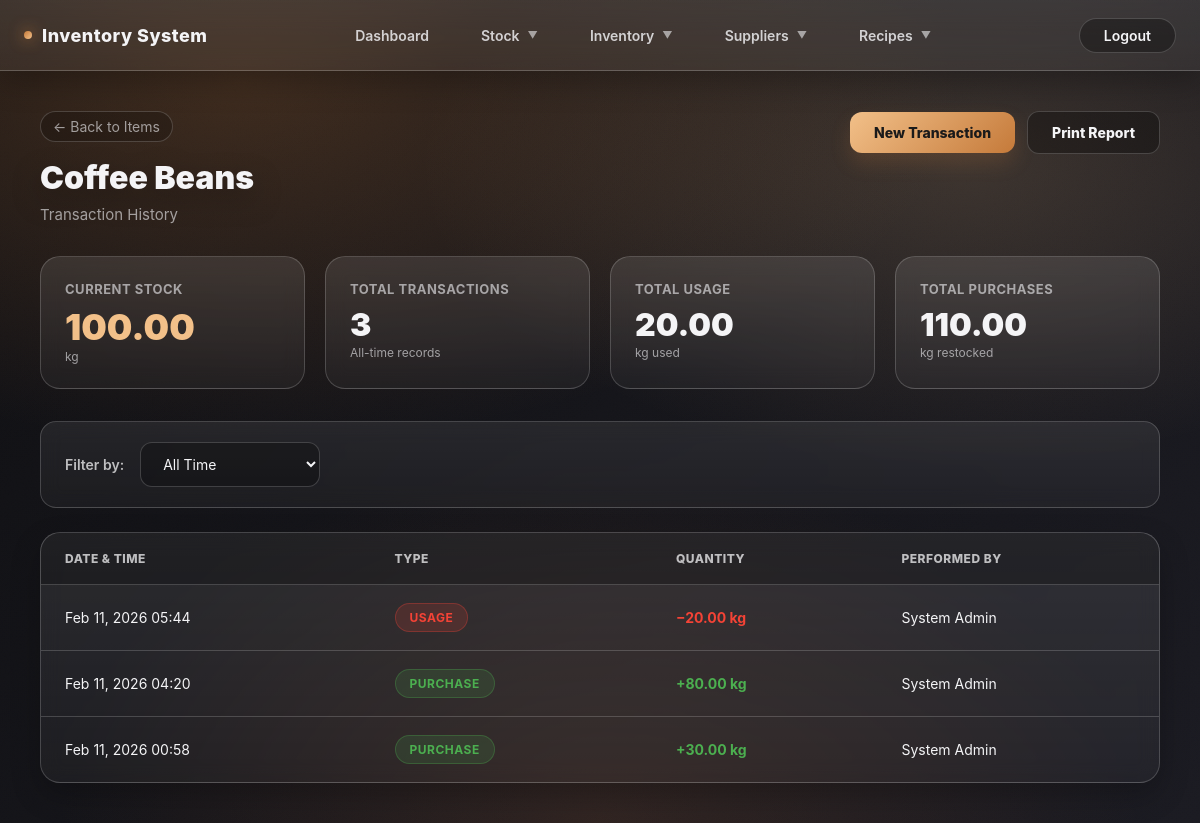
The page /item_history.php?item_id=1 (signed in) on the database its author committed.
### tables this page shows
CREATE TABLE `items` (
  `id` int(11) NOT NULL,
  `item_code` varchar(50) NOT NULL,
  `item_name` varchar(200) NOT NULL,
  `category_id` int(11) DEFAULT NULL,
  `unit_of_measure` varchar(20) NOT NULL,
  `current_stock` decimal(10,2) DEFAULT 0.00,
  `min_stock_level` decimal(10,2) DEFAULT 10.00,
  `reorder_level` decimal(10,2) DEFAULT 20.00,
  `unit_cost` decimal(10,2) DEFAULT 0.00,
  `storage_location` enum('bar','stockroom','kitchen') DEFAULT 'stockroom',
  `expiry_date` date DEFAULT NULL,
  `is_active` tinyint(1) DEFAULT 1,
  `created_at` timestamp NOT NULL DEFAULT current_timestamp()
);

CREATE TABLE `stock_transactions` (
  `id` int(11) NOT NULL,
  `transaction_type` enum('purchase','usage','adjustment','spoilage','breakage','staff_drink','transfer') NOT NULL,
  `item_id` int(11) NOT NULL,
  `quantity` decimal(10,2) NOT NULL,
  `unit_cost` decimal(10,2) DEFAULT NULL,
  `reference_id` int(11) DEFAULT NULL,
  `reference_number` varchar(100) DEFAULT NULL,
  `notes` text DEFAULT NULL,
  `location_from` varchar(50) DEFAULT NULL,
  `location_to` varchar(50) DEFAULT NULL,
  `performed_by` int(11) NOT NULL,
  `approved_by` int(11) DEFAULT NULL,
  `status` enum('pending','approved','rejected') DEFAULT 'pending',
  `created_at` timestamp NOT NULL DEFAULT current_timestamp()
);

CREATE TABLE `users` (
  `id` int(11) NOT NULL,
  `username` varchar(50) NOT NULL,
  `password` varchar(255) NOT NULL,
  `full_name` varchar(100) NOT NULL,
  `email` varchar(100) NOT NULL,
  `role` enum('owner','staff') DEFAULT 'staff',
  `is_active` tinyint(1) DEFAULT 1,
  `created_at` timestamp NOT NULL DEFAULT current_timestamp()
);

### item_history.php (the view, shortened to what this page needs)
<?php
include "config/db.php";
$item_id = (int)$_GET['item_id'];
$item = $conn->query("
    SELECT item_name, unit_of_measure, current_stock, reorder_level
    FROM items
    WHERE id = $item_id
")->fetch_assoc();
$history = $conn->query("
    SELECT
        st.transaction_type,
        st.quantity,
        st.created_at,
        u.full_name
    FROM stock_transactions st
    LEFT JOIN users u ON st.performed_by = u.id
    WHERE st.item_id = $item_id
    ORDER BY st.created_at DESC
");
?>
<!DOCTYPE html>
<html lang="en">
<head>
</head>
<body>
    <div class="noise"></div>
    <nav class="top-nav">
        <div class="nav-container">
            <a href="dashboard.php" class="nav-brand">Inventory System</a>
            <div class="nav-links">
                <div class="nav-item">
                    <a href="dashboard.php">Dashboard</a>
                </div>
                <div class="nav-item nav-dropdown">
                    <a href="#" class="nav-dropdown-toggle">Stock</a>
                </div>
                <div class="nav-item nav-dropdown">
                    <a href="#" class="nav-dropdown-toggle">Inventory</a>
                </div>
                <div class="nav-item nav-dropdown">
                    <a href="#" class="nav-dropdown-toggle">Suppliers</a>
                </div>
                <div class="nav-item nav-dropdown">
                    <a href="#" class="nav-dropdown-toggle">Recipes</a>
                </div>
            </div>
            <div class="nav-actions">
                <a href="auth/logout.php" class="logout-btn">Logout</a>
            </div>
        </div>
    </nav>
    <main class="main-content">
        <div class="page-header">
            <div class="header-left">
                <a href="items.php" class="back-link">
                    ← Back to Items
                </a>
                <h1 class="page-title"><?= htmlspecialchars($item['item_name']) ?></h1>
                <p class="page-subtitle">Transaction History</p>
            </div>
            <div class="header-actions">
                <a href="transactions.php?item_id=<?= $item_id ?>" class="action-btn">
                    New Transaction
                </a>
                <button onclick="window.print()" class="action-btn secondary">
                    Print Report
                </button>
            </div>
        </div>
        <?php
        $totalUsage = $conn->query("
            SELECT SUM(quantity) as total
            FROM stock_transactions
            WHERE item_id = $item_id AND transaction_type = 'usage'
        ")->fetch_assoc()['total'] ?? 0;
        $totalPurchase = $conn->query("
            SELECT SUM(quantity) as total
            FROM stock_transactions
            WHERE item_id = $item_id AND transaction_type = 'purchase'
        ")->fetch_assoc()['total'] ?? 0;
        $transactionCount = $history->num_rows;
        ?>
        <div class="summary-cards">
            <div class="summary-card">
                <h4>Current Stock</h4>
                <div class="value current-stock"><?= number_format($item['current_stock'], 2) ?></div>
                <div class="label"><?= htmlspecialchars($item['unit_of_measure']) ?></div>
            </div>
            <div class="summary-card">
                <h4>Total Transactions</h4>
                <div class="value"><?= $transactionCount ?></div>
                <div class="label">All-time records</div>
            </div>
            <div class="summary-card">
                <h4>Total Usage</h4>
                <div class="value"><?= number_format($totalUsage, 2) ?></div>
                <div class="label"><?= htmlspecialchars($item['unit_of_measure']) ?> used</div>
            </div>
            <div class="summary-card">
                <h4>Total Purchases</h4>
                <div class="value"><?= number_format($totalPurchase, 2) ?></div>
                <div class="label"><?= htmlspecialchars($item['unit_of_measure']) ?> restocked</div>
            </div>
        </div>
        <div class="filter-bar">
            <span class="filter-label">Filter by:</span>
            <select class="filter-select" onchange="filterByDate(this.value)">
                <option value="all">All Time</option>
            </select>
        </div>
        <div class="table-container">
            <?php if ($history->num_rows > 0): ?>
                <table>
                    <thead>
                        <tr>
                            <th>Date & Time</th>
                            <th>Type</th>
                            <th>Quantity</th>
                            <th>Performed By</th>
                        </tr>
                    </thead>
                    <tbody>
                        <?php
                        $history->data_seek(0);
                        while ($row = $history->fetch_assoc()):
                            $isUsage = $row['transaction_type'] === 'usage';
                        ?>
                            <tr>
                                <td><?= date("M d, Y H:i", strtotime($row['created_at'])) ?></td>
                                <td>
                                    <span class="type-badge <?= $row['transaction_type'] ?>">
                                        <?= ucfirst($row['transaction_type']) ?>
                                    </span>
                                </td>
                                <td class="quantity-cell <?= $isUsage ? 'negative' : 'positive' ?>">
                                    <?= $isUsage ? '−' : '+' ?><?= number_format($row['quantity'], 2) ?>
                                    <?= htmlspecialchars($item['unit_of_measure']) ?>
                                </td>
                                <td><?= htmlspecialchars($row['full_name'] ?? 'System') ?></td>
                            </tr>
                        <?php endwhile; ?>
                    </tbody>
                </table>
            <?php endif; ?>
        </div>
    </main>
</body>
</html>

### rows shown on the page
items: item_name "Coffee Beans", current_stock "100.00", unit_of_measure "kg"
stock_transactions: created_at "Feb 11, 2026 05:44", transaction_type "USAGE", quantity "20.00", item.unit_of_measure "kg", performed_by.full_name "System Admin"
stock_transactions: created_at "Feb 11, 2026 04:20", transaction_type "PURCHASE", quantity "80.00", item.unit_of_measure "kg", performed_by.full_name "System Admin"
stock_transactions: created_at "Feb 11, 2026 00:58", transaction_type "PURCHASE", quantity "30.00", item.unit_of_measure "kg", performed_by.full_name "System Admin"

### other values the page prints
$transactionCount "3"
$totalUsage "20.00"
$totalPurchase "110.00"
